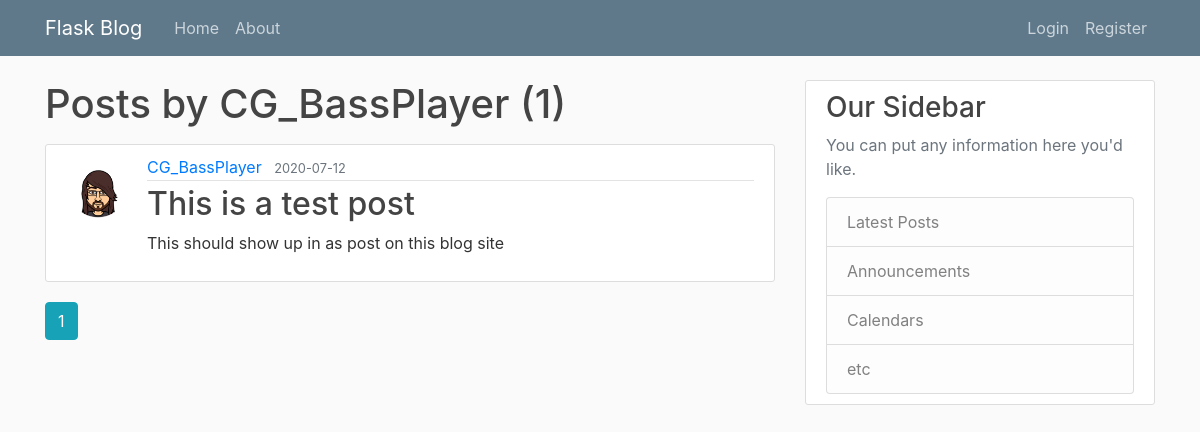
Page /user/CG_BassPlayer on the earlier database version.
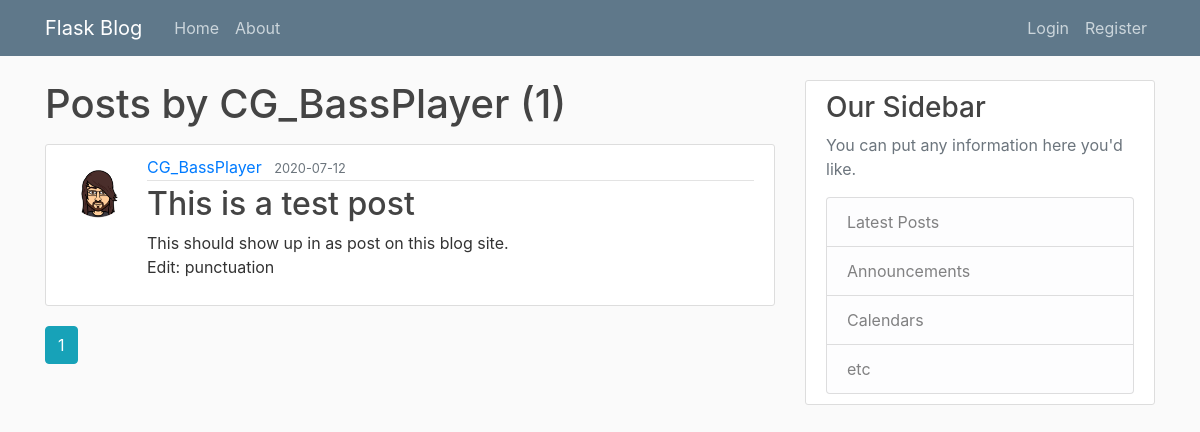
Same page on the later database version.
### webapp/models.py (models this page shows, shortened)
class Post(db.Model):
  id = db.Column(db.Integer, primary_key=True)
  title = db.Column(db.String(100), nullable=False)
  date_posted = db.Column(db.DateTime, nullable=False, default=datetime.utcnow)
  content = db.Column(db.Text, nullable=False)
  user_id = db.Column(db.Integer, db.ForeignKey('user.id'), nullable=False)

class User(db.Model, UserMixin):
  id = db.Column(db.Integer, primary_key=True)
  username = db.Column(db.String(20), unique=True, nullable=False)
  email = db.Column(db.String(120), unique=True, nullable=False)
  image_file = db.Column(db.String(20), nullable=False, default='default.jpg')
  password = db.Column(db.String(60), nullable=False)
  posts = db.relationship('Post', backref='author', lazy=True)

### webapp/users/routes.py (the view)
@users.route("/user/<string:username>")
def user_posts(username):
  page = request.args.get('page', 1, type=int)
  user = User.query.filter_by(username=username).first_or_404()
  posts = Post.query.filter_by(author=user) \
    .order_by(Post.date_posted.desc()) \
    .paginate(page=page, per_page=5)
  return render_template('users/user_posts.html', posts=posts, user=user)

### webapp/templates/users/user_posts.html
{% extends "layout.html" %}
{% block content %}
    <h1 class="mb-3">Posts by {{ user.username }} ({{ posts.total }})</h1>
    {% for post in posts.items %}
        <article class="media content-section">
            <img class="rounded-circle article-img"
                 src="{{ url_for('static', filename='img/profile/' + post.author.image_file) }}" alt="Profile Picture">
            <div class="media-body">
                <div class="article-metadata">
                    <a class="mr-2"
                       href="{{ url_for('users.user_posts', username=post.author.username) }}">{{ post.author.username }}</a>
                    <small class="text-muted">{{ post.date_posted.strftime('%Y-%m-%d') }}</small>
                </div>
                <h2><a class="article-title" href="{{ url_for('posts.post', post_id=post.id) }}">{{ post.title }}</a>
                </h2>
                <p class="article-content">{{ post.content }}</p>
            </div>
        </article>
    {% endfor %}
    {% for page_num in posts.iter_pages(left_edge=1, right_edge=1, left_current=1, right_current=2) %}
        {% if page_num %}
            {% if posts.page == page_num %}
                <a class="btn btn-info mb-4"
                   href="{{ url_for('users.user_posts', username=user.username, page=page_num) }}">{{ page_num }}</a>
            {% else %}
                <a class="btn btn-outline-info mb-4"
                   href="{{ url_for('users.user_posts', username=user.username, page=page_num) }}">{{ page_num }}</a>
            {% endif %}
        {% else %}
            ...
        {% endif %}
    {% endfor %}
{% endblock content %}

Differences in the rows shown:
changed Post "This is a test post": content "This should show up in as post on this blog site" → "This should show up in as post on this blog site. Edit: punctuation"
